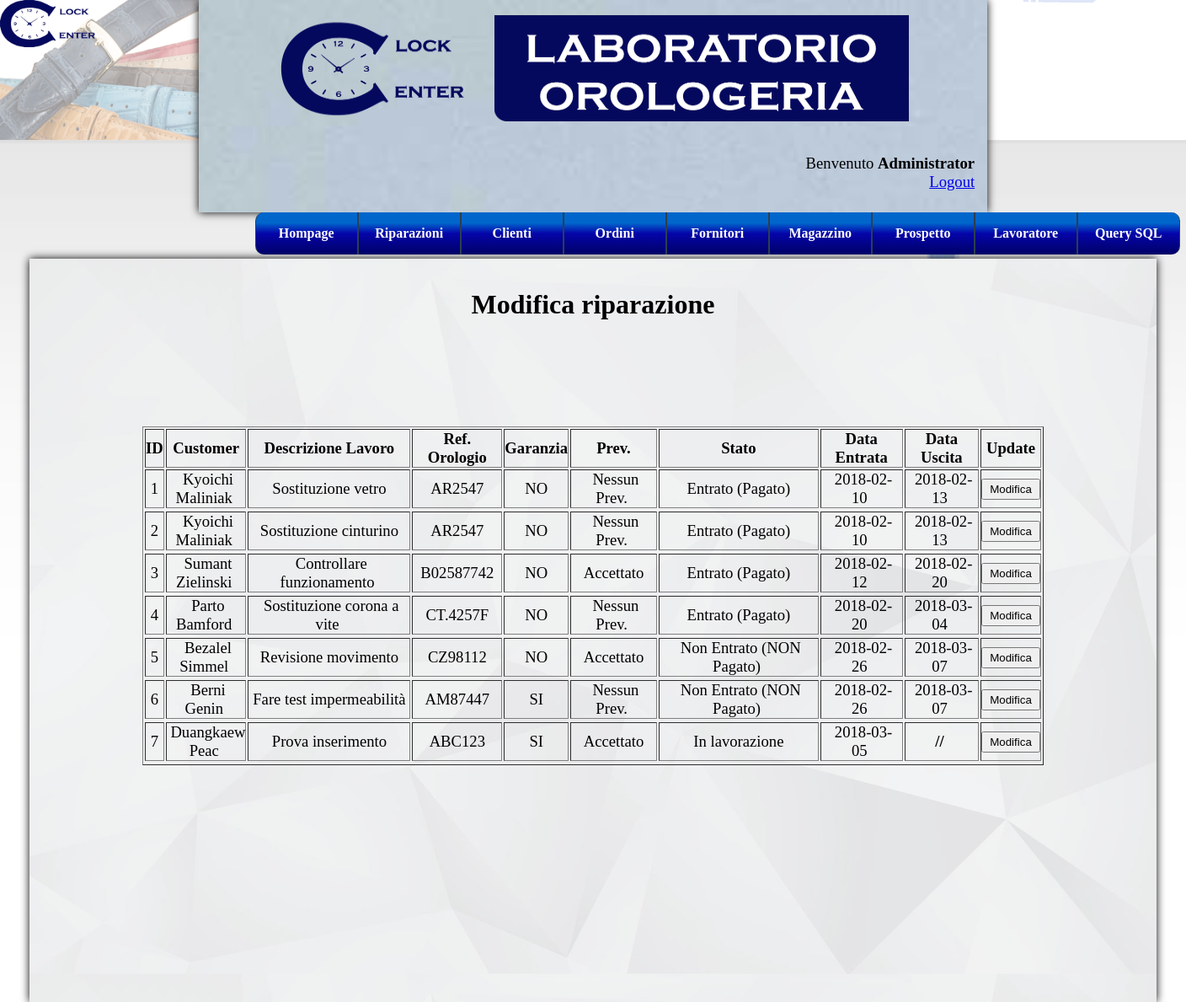
Screenshot of /clock.php?page=updateRepair (signed in) with the database file from the repository.
### tables this page shows
CREATE TABLE IF NOT EXISTS `worker` (
  `id` int(11) NOT NULL AUTO_INCREMENT,
  `username` varchar(20) NOT NULL,
  `password` varchar(30) NOT NULL,
  `name` varchar(30) DEFAULT NULL,
  PRIMARY KEY (`id`),
  UNIQUE KEY `username` (`username`)
);

CREATE TABLE IF NOT EXISTS `riparazione` (
  `id_repair` int(11) NOT NULL AUTO_INCREMENT,
  `id_worker` int(11) NOT NULL,
  `id_customer` int(11) NOT NULL,
  `id_ricambio` varchar(20) DEFAULT NULL,
  `work_description` varchar(300) NOT NULL COMMENT 'Lavori da eseguire',
  `notes` varchar(300) DEFAULT NULL,
  `clock_reference` varchar(15) NOT NULL,
  `clock_description` varchar(200) DEFAULT NULL,
  `warranty` tinyint(1) NOT NULL COMMENT '1=True; 0=False',
  `warranty_date` date DEFAULT NULL,
  `preventivo` int(1) NOT NULL COMMENT '1=Preventivo da Eseguire; 2=Preventivo Eseguito; 3=Preventivo Comunicato; 4=Preventivo Accettato; 5=Preventivo Rifiutato; 6=Nessun Preventivo',
  `repair_status` int(2) NOT NULL COMMENT '1=Ricevuta; 2=In Lavorazione; 3=Attesa Preventivo; 4=Attesa Ricambi; 5=Riparazione Completata; 6=Comunicazione Ritiro; 7=Consegnato; 8=Entrato (Pagato); 9=Non Entrato (Non Pagato)',
  `date_repair_in` date NOT NULL COMMENT 'Data entrata riparazione',
  `date_repair_out` date DEFAULT NULL COMMENT 'Data uscita riparazione',
  `discount` int(11) DEFAULT NULL COMMENT 'Percentuale di sconto',
  `amount` float DEFAULT NULL COMMENT 'Totale da pagare',
  `final_amount` float DEFAULT NULL COMMENT 'Totale finale riparazione',
  PRIMARY KEY (`id_repair`),
  KEY `id_worker` (`id_worker`),
  KEY `id_customer` (`id_customer`),
  KEY `id_ricambio` (`id_ricambio`)
);

CREATE TABLE IF NOT EXISTS `customer` (
  `id` int(11) NOT NULL AUTO_INCREMENT,
  `name` varchar(30) NOT NULL,
  `surname` varchar(30) NOT NULL,
  `birthday` date NOT NULL,
  `city` varchar(30) NOT NULL,
  `telephone` varchar(15) NOT NULL,
  `email` varchar(50) DEFAULT NULL,
  PRIMARY KEY (`id`),
  UNIQUE KEY `name` (`name`,`surname`,`birthday`,`city`,`telephone`)
);

### include/Repair/update.php (the view, shortened to what this page needs)
<head>
</head>
<br><br>
<h1 align="center">Modifica riparazione</h1>
<?php
	if(!isset($_POST["btnUpd"]) && !isset($_POST["btnFormUpd"])){
		$queryList="SELECT `id_repair`,`id_customer`,`work_description`,`clock_reference`,`warranty`,`preventivo`,`repair_status`,`date_repair_in`,`date_repair_out` FROM `riparazione`;";
		if(!($resUpd=mysql_query($queryList,$connection))){
			echo "<br><br><br><p align=\"center\">ERRORE. Impossibile visualizzare la lista.</p><br>";
			echo "<p align=\"center\"><img src=\"images/errore.png\" height=\"80\" width=\"80\"></p>";
			die("");
		}
		echo "<table border=\"1\" width=\"80%\" class=\"tab\">";
			echo "<th>ID<th>Customer<th>Descrizione Lavoro<th>Ref. Orologio<th>Garanzia<th>Prev.<th>Stato<th>Data Entrata<th>Data Uscita<th>Update";
			if(mysql_num_rows($resUpd)>0){
				while($rsUpd=mysql_fetch_row($resUpd)){
					echo "<tr>";
					echo "<form name=\"formListRip\" method=\"POST\" action=\"clock.php?page=updateRepair\">";
					$indice=count($rsUpd);
					for($i=0; $i<$indice; $i++){
						switch($i){
							case 1:
								$query="SELECT `name`,`surname` FROM `customer` WHERE `id`=".$rsUpd[$i].";";
								$res=mysql_query($query,$connection);
								while($a=mysql_fetch_row($res))	$rsUpd[$i]=$a[0]."<br>".$a[1];
								break;
							case 4:
								if($rsUpd[$i])	$rsUpd[$i]="SI";
								else			$rsUpd[$i]="NO";
								break;
							case 5:
								switch ($rsUpd[$i]){
									case 4:		$rsUpd[$i]="Accettato";		break;
									case 6:		$rsUpd[$i]="Nessun Prev.";	break;
								}
								break;
							case 6:
								switch ($rsUpd[$i]){
									case 2:		$rsUpd[$i]="In lavorazione";				break;
									case 8:		$rsUpd[$i]="Entrato (Pagato)";				break;
									case 9:		$rsUpd[$i]="Non Entrato (NON Pagato)";		break;
								}
								break;
						}
						if($rsUpd[$i]!=NULL)
							echo "<td align=\"center\">&nbsp;".$rsUpd[$i]."&nbsp;</td>";
						else
							echo "<td align=\"center\">&nbsp;<strong>//</strong> &nbsp;</td>";
					}
					echo "<td align=\"center\"><input type=\"submit\" class=\"btnUpd\" value=\"&nbsp;Modifica&nbsp;\" name=\"btnUpd\"><input type=\"hidden\" name=\"idRip\" value=\"".$rsUpd[0]."\"></td>";
					echo "</form>";
					echo "</tr>";
				}
			}else{
				echo "<br><br>Nessun risultato trovato.";
			}
		echo "</table>";
	}
?>

### clock.php (shortened to what this page needs)
<?php
	if(!($connection=mysql_connect("localhost","root","")))
		die ("ERRORE. Non riesco a contattare il server DBMS");
	if(!isset($_SESSION["id_utente"])){
		$page="index.php";
		header('Refresh: 3; url=' . $page);
		echo "<br><br>Errore. Effettuare prima il login!<br>Attendi...";
		echo "<br><br>Clicca <a href=\"index.php\">qui</a> se non vieni reindirizzato automaticamente.";
	}else{
		$iduser=$_SESSION["id_utente"];
		$query="SELECT `name`,`username` FROM worker ".
				"WHERE \"$iduser\"=`id`;";
		if(!($result=mysql_query($query,$connection)))
			die("ERRORE. Query non eseguita");
		if(mysql_num_rows($result)>0){
			$rs=mysql_fetch_row($result);
			if($rs[0]=="")	$user=$rs[1];	else	$user=$rs[0];
		}else{
			echo "ERRORE!";
		}
?>
<html>
	<head>
	</head>
	<body class="bodycss" background="images\background.png">
		<a href="index.php"><img src="images\logo.png" align="left" height="7%" width="8%"></a>
		<div class="container">
			<div class="clocktop">
				<br>
				<p align="center"><img src="images/welcome.png"; width="80%"; height="50%"></p>
				<br><br><br>
				<?php
					echo "<p class=\"plogout\" align=\"right\">Benvenuto <strong>".$user."</strong><br><a href=\"logout.php\">Logout</a></p>";
				?>
			</div>
			<div <?php if($iduser!=1){ ?> class="divmenu" <?php }else{ ?> class="divmenuAdmin" <?php } ?> >
				<?php include 'include/menu.php'; ?>
			</div>
			<div class="clockbottom">
				<?php include 'include/IFmenu.php';	?>
			</div>
		</div>
	</body>
</html>
<?php }  ?>

### style.css (style rules this page uses)
p.plogout { font-size: 14pt; margin: 5px; position: relative; top: -20px; right: 10px; }
body.bodycss { background-repeat: no-repeat; background-size: cover; background-size: 100% auto; }
div.container { width: 95%; height: 105%; margin: auto; }
div.clocktop { width: 70%; height: 30%; padding: 0px; margin:auto; background-image: url('images/grigio-chiaro.jpg'); box-shadow: 0px 0px 10px #000; background-size: 100% auto; }
div.clockbottom { width: 100%; height: 105%; padding: 0px; margin-top:5px; box-shadow: 0px 0px 10px #000; background-image: url('images/grigio.jpg'); background-size: 100% auto; }
input.btnUpd { width:70px; height:25px; cursor: pointer; margin-top: 5px; margin-bottom: 5px; }
table.tab { font-size: 14pt; }

### menu.css (style rules this page uses)
* { margin: 0 auto; padding: 0; }
div.divmenuAdmin { position: relative; width: 100%; padding: 0px; margin-left: 20%; }

### rows the page displays
worker: name "Administrator"
riparazione: id_repair "1", work_description "Sostituzione vetro", clock_reference "AR2547", i "NO", i "Nessun Prev.", i "Entrato (Pagato)", date_repair_in "2018-02-10", date_repair_out "2018-02-13"
customer: name "Kyoichi", surname "Maliniak"
riparazione: id_repair "2", work_description "Sostituzione cinturino", clock_reference "AR2547", i "NO", i "Nessun Prev.", i "Entrato (Pagato)", date_repair_in "2018-02-10", date_repair_out "2018-02-13"
riparazione: id_repair "3", work_description "Controllare funzionamento", clock_reference "B02587742", i "NO", i "Accettato", i "Entrato (Pagato)", date_repair_in "2018-02-12", date_repair_out "2018-02-20"
customer: name "Sumant", surname "Zielinski"
riparazione: id_repair "4", work_description "Sostituzione corona a vite", clock_reference "CT.4257F", i "NO", i "Nessun Prev.", i "Entrato (Pagato)", date_repair_in "2018-02-20", date_repair_out "2018-03-04"
customer: name "Parto", surname "Bamford"
riparazione: id_repair "5", work_description "Revisione movimento", clock_reference "CZ98112", i "NO", i "Accettato", i "Non Entrato (NON Pagato)", date_repair_in "2018-02-26", date_repair_out "2018-03-07"
customer: name "Bezalel", surname "Simmel"
riparazione: id_repair "6", work_description "Fare test impermeabilità", clock_reference "AM87447", i "SI", i "Nessun Prev.", i "Non Entrato (NON Pagato)", date_repair_in "2018-02-26", date_repair_out "2018-03-07"
customer: name "Berni", surname "Genin"
riparazione: id_repair "7", work_description "Prova inserimento", clock_reference "ABC123", i "SI", i "Accettato", i "In lavorazione", date_repair_in "2018-03-05"
customer: name "Duangkaew", surname "Peac"
